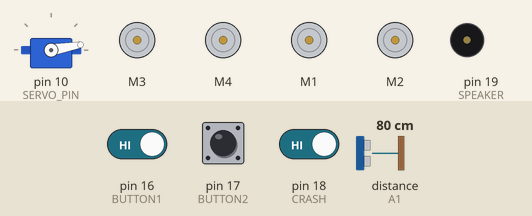
Simulated run of this sketch. Board: Arduino Uno, built with avr-gcc and run on an emulated ATmega328P. On the bench: servo, 4 × DC motor (green arrow = forward, orange = backward, longer = faster), buzzer (waves = sounding). Inputs (shaded band) come from the test bench; at power-on: pin 16 (BUTTON1) HIGH, pin 18 (CRASH) HIGH, pin 17 (BUTTON2) HIGH, distance to the obstacle (sensor on A1) 80 cm. The echo pulse lasts 58.3 µs per cm; random numbers use the default seed unless the sketch sets one.

Above: at 11.8 s.
11.9 s: pin 16 (BUTTON1) driven LOW and pin 18 (CRASH) driven LOW
At 14.6 s:
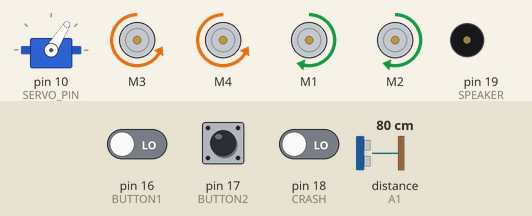
17.4 s: pin 18 (CRASH) driven HIGH
At 20.5 s:
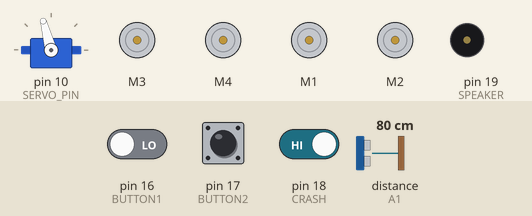
26.7 s: pin 18 (CRASH) driven LOW
30.2 s: pin 16 (BUTTON1) driven HIGH
At 35.1 s:
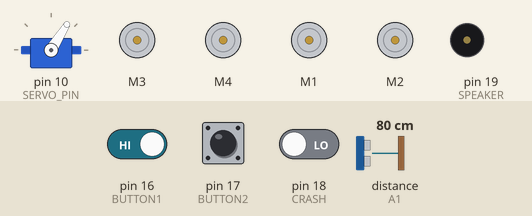
Timing chart, 0 to 57.3 s (numbered marks = the images above; inputs shaded):
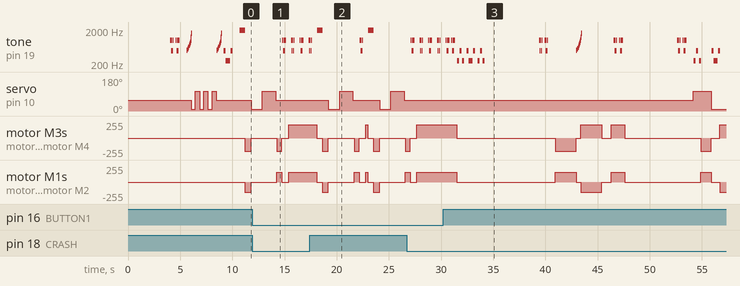

The sketch:

OARobot.ino
```cpp
// INCLUDES ___________________________________________________________________________________________
#include <AFMotor.h>      //add Adafruit Motor Shield library
#include <Servo.h>        //add Servo Motor library
#include <NewPing.h>      //add Ultrasonic sensor library

// PORTS ______________________________________________________________________________________________
#define TRIG_PIN A0 // Pin A0 on the Motor Drive Shield soldered to the ultrasonic sensor
#define ECHO_PIN A1 // Pin A1 on the Motor Drive Shield soldered to the ultrasonic sensor

// GLOBAL VARIABLES ___________________________________________________________________________________
#define MAX_DISTANCE 300 // sets maximum useable sensor measuring distance to 300cm
#define SPEED_R 150 // sets speed of DC traction motors to 150/250 or about 70% of full speed - to get power drain down.
#define SPEED_L 200
#define COLL_DIST 40 // sets distance at which robot stops and reverses to 30cm
#define TURN_DIST COLL_DIST+20 // sets distance at which robot veers away from object
#define BUTTON1 16
#define BUTTON2 17
#define CRASH 18
#define SPEAKER 19
#define SERVO_MIDDLE 58
#define SERVO_RIGHT 10
#define SERVO_LEFT 105
#define SERVO_PIN 10

NewPing sonar(TRIG_PIN, ECHO_PIN, MAX_DISTANCE); // sets up sensor library to use the correct pins to measure distance.

AF_DCMotor leftMotor(3, MOTOR12_1KHZ); // create motor #1 using M1 output on Motor Drive Shield, set to 1kHz PWM frequency
AF_DCMotor leftMotor2(4, MOTOR34_1KHZ); // create motor #1 using M1 output on Motor Drive Shield, set to 1kHz PWM frequency
AF_DCMotor rightMotor(1, MOTOR12_1KHZ);// create motor #3, using M2 output, set to 1kHz PWM frequency
AF_DCMotor rightMotor2(2, MOTOR34_1KHZ);// create motor #3, using M2 output, set to 1kHz PWM frequency
Servo myservo;  // create servo object to control a servo

int leftDistance, rightDistance; //distances on either side
int curDist = 0;
bool button1pressed = false;
bool button2pressed = false;

// SETUP ______________________________________________________________________________________________
void setup() {
  myservo.write(SERVO_MIDDLE); // tells the servo to position at 90-degrees ie. facing forward.
  myservo.attach(SERVO_PIN);  // attaches the servo on pin 10 (SERVO_1 on the Motor Drive Shield to the servo object

  pinMode(BUTTON1, INPUT_PULLUP);
  pinMode(BUTTON2, INPUT_PULLUP);
  pinMode(CRASH, INPUT_PULLUP);
  pinMode(SPEAKER, OUTPUT);

  stay();
}

// MAIN LOOP __________________________________________________________________________________________
void loop() {
  if (digitalRead(CRASH)) {
    moveStop();
    sound(-2);
    driveBackAndChangePath();
  }
  checkButtons();
  if (button1pressed && !digitalRead(CRASH)) {
    stay();
  }
  myservo.write(SERVO_MIDDLE);
  delay(20);
  curDist = readPing();   // read distance
  if (curDist < COLL_DIST) {
    changePath(); // if forward is blocked change direction
  }
  moveForward();  // move forward
  delay(200);
}
```

a_standardMethods.ino
```cpp
//-------------------------------------------------------------------------------------------------------------------------------------
void changePath() {
  moveStop();   // stop forward movement
  myservo.write(SERVO_RIGHT);  // check distance to the right
  delay(500);
  rightDistance = readPing(); //set right distance
  delay(500);
  myservo.write(SERVO_LEFT);  // check distace to the left
  delay(700);
  leftDistance = readPing(); //set left distance
  delay(500);
  myservo.write(SERVO_MIDDLE); //return to center
  delay(100);
  compareDistance();
}

//-------------------------------------------------------------------------------------------------------------------------------------
void compareDistance()   // find the longest distance
{
  if (leftDistance > rightDistance) //if left is less obstructed
  {
    turnLeft();
  }
  else if (rightDistance > leftDistance) //if right is less obstructed
  {
    turnRight();
  }
  else //if they are equally obstructed
  {
    turnAround();
  }
}

//-------------------------------------------------------------------------------------------------------------------------------------
void checkButtons(void) {
  if (digitalRead(BUTTON1)) {
    button1pressed = true;
    sound(-1);
    delay(200);
  }
  if (digitalRead(BUTTON2)) {
    button2pressed = true;
    sound(-1);
    delay(200);
  }
}

//-------------------------------------------------------------------------------------------------------------------------------------
void resetButtons(void) {
  button1pressed = false;
  button2pressed = false;
}

//-------------------------------------------------------------------------------------------------------------------------------------
```

b_movementMethods.ino
```cpp
//-------------------------------------------------------------------------------------------------------------------------------------
void moveStop() {
  leftMotor.run(RELEASE); // stop the motors.
  leftMotor2.run(RELEASE);
  rightMotor.run(RELEASE);
  rightMotor2.run(RELEASE);
}
//-------------------------------------------------------------------------------------------------------------------------------------
void moveForward() {
  leftMotor.run(FORWARD);      // turn it on going forward
  leftMotor2.run(FORWARD);
  rightMotor.run(FORWARD);     // turn it on going forward
  rightMotor2.run(FORWARD);
  leftMotor.setSpeed(SPEED_L);
  leftMotor2.setSpeed(SPEED_L);
  rightMotor.setSpeed(SPEED_R);
  rightMotor2.setSpeed(SPEED_R);
}
//-------------------------------------------------------------------------------------------------------------------------------------
void moveBackward() {
  leftMotor.run(BACKWARD);
  leftMotor2.run(BACKWARD);
  rightMotor.run(BACKWARD);
  rightMotor2.run(BACKWARD);
  leftMotor.setSpeed(SPEED_L);
  leftMotor2.setSpeed(SPEED_L);
  rightMotor.setSpeed(SPEED_R);
  rightMotor2.setSpeed(SPEED_R);
}
//-------------------------------------------------------------------------------------------------------------------------------------
void turnRight() {
  rightMotor.setSpeed(SPEED_R);
  rightMotor.run(BACKWARD);
  rightMotor2.setSpeed(SPEED_R);
  rightMotor2.run(BACKWARD);
  leftMotor.setSpeed(SPEED_L);
  leftMotor.run(FORWARD);
  leftMotor2.setSpeed(SPEED_L);
  leftMotor2.run(FORWARD);
  delay(300);
  moveStop();
}

//-------------------------------------------------------------------------------------------------------------------------------------
void turnContinuouslyRight() {
  rightMotor.setSpeed(SPEED_R);
  rightMotor.run(BACKWARD);
  rightMotor2.setSpeed(SPEED_R);
  rightMotor2.run(BACKWARD);
  leftMotor.setSpeed(SPEED_L);
  leftMotor.run(FORWARD);
  leftMotor2.setSpeed(SPEED_L);
  leftMotor2.run(FORWARD);
}
//-------------------------------------------------------------------------------------------------------------------------------------
void turnLeft() {
  leftMotor.setSpeed(SPEED_L);
  leftMotor.run(BACKWARD);
  leftMotor2.setSpeed(SPEED_L);
  leftMotor2.run(BACKWARD);
  rightMotor.setSpeed(SPEED_R);
  rightMotor.run(FORWARD);
  rightMotor2.setSpeed(SPEED_R);
  rightMotor2.run(FORWARD);
  delay(300);
  moveStop();
}
//-------------------------------------------------------------------------------------------------------------------------------------
void turnContinuouslyLeft() {
  leftMotor.setSpeed(SPEED_L);
  leftMotor.run(BACKWARD);
  leftMotor2.setSpeed(SPEED_L);
  leftMotor2.run(BACKWARD);
  rightMotor.setSpeed(SPEED_R);
  rightMotor.run(FORWARD);
  rightMotor2.setSpeed(SPEED_R);
  rightMotor2.run(FORWARD);
}
//-------------------------------------------------------------------------------------------------------------------------------------
void turnAround() {
  leftMotor.setSpeed(SPEED_L);
  leftMotor.run(BACKWARD);
  leftMotor2.setSpeed(SPEED_L);
  leftMotor2.run(BACKWARD);
  rightMotor.setSpeed(SPEED_R);
  rightMotor.run(FORWARD);
  rightMotor2.setSpeed(SPEED_R);
  rightMotor2.run(FORWARD);
  delay(500);
  moveStop();
}

void driveBackAndChangePath() {
  moveBackward();
  delay(600);
  changePath();
}
```

c_detectionMethods.ino
```cpp
//-------------------------------------------------------------------------------------------------------------------------------------
int readPing() { // read the ultrasonic sensor distance
  delay(70);
  unsigned int uS = sonar.ping();
  int cm = uS / US_ROUNDTRIP_CM;
  return cm;
}
```

d_soundMethods.ino
```cpp
void buzzer(int duration, int pitch) {
  for (int i = 0; i < duration; i++) {
    digitalWrite(SPEAKER, HIGH);
    delayMicroseconds(pitch);
    digitalWrite(SPEAKER, LOW);
    delayMicroseconds(pitch);
  }
}

//-------------------------------------------------------------------------------------------------------------------------------------
void sound(int number) {
  if (number == -2) {
    buzzer(1000, 250);

  } else if (number == -1) {
    buzzer(100, 500);
    delay(20);
    buzzer(100, 500);
    delay(20);
    buzzer(100, 500);

  } else if (number == 0) {
    buzzer(100, 1000);
    buzzer(100, 2000);
    delay(50);
    buzzer(100, 1000);

  } else if (number == 1) {
    buzzer(50, 2000);
    delay(50);
    buzzer(100, 1000);
    delay(50);
    buzzer(50, 2000);

  } else if (number == 2) {
    for (int i = 1000; i > 250; i -= 10) {
      buzzer(5, i);
    }

  } else if (number == 3) {
    for (int i = 1000; i > 400; i -= 10) {
      buzzer(5, i);
    }
    delay(100);
    for (int i = 400; i < 1000; i += 10) {
      buzzer(5, i);
    }
  }
}

//-------------------------------------------------------------------------------------------------------------------------------------
void randomSound(int count) {
  for (int i = 0; i < count; i++) {
    int randNum = random(0, 4);
    sound(randNum);
    if (count > 1) delay(200);
  }
}
```

e_routines.ino
```cpp
void stay(void) {
  resetButtons();
  moveStop();
  while (!button1pressed) {
    int whatToDo = random(0, 4);
    int howLong = random(3, 6);

    if (whatToDo == 0) {
      int n = random(1, 4);
      randomSound(n);
    } else if (whatToDo == 1) {
      myservo.write(SERVO_LEFT);
    } else if (whatToDo == 2) {
      myservo.write(SERVO_RIGHT);
    } else if (whatToDo == 3) {
      myservo.write(SERVO_MIDDLE);
    }
    delay(howLong * 1000);
    resetButtons();
    checkButtons();
    if (button2pressed) {
      delay(500);
      randomTrick();
      delay(500);
    }
  }
  resetButtons();
}

//-------------------------------------------------------------------------------------------------------------------------------------
void doTrick(int number) {
  if (number == 0) {
    turnContinuouslyLeft();
    delay(2000);
    moveStop();
    randomSound(1);
    turnContinuouslyRight();
    delay(2000);
    moveStop();
    delay(300);
  } else if (number == 1) {
    myservo.write(SERVO_LEFT);
    randomSound(1);
    turnContinuouslyLeft();
    delay(1000);
    moveStop();
    myservo.write(SERVO_RIGHT);
    randomSound(1);
    turnContinuouslyRight();
    delay(1000);
    moveStop();
    myservo.write(SERVO_MIDDLE);
    randomSound(1);
  } else if (number == 2) {
    randomSound(1);
    for (int i = 0; i < 3; i++) {
      myservo.write(SERVO_RIGHT);
      delay(400);
      myservo.write(SERVO_LEFT);
      delay(400);
    }
    myservo.write(SERVO_MIDDLE);
    randomSound(2);
  }
}

//-------------------------------------------------------------------------------------------------------------------------------------
void randomTrick() {
  int randNum = random(0, 3);
  doTrick(randNum);
}
```

Measured:
- after the input at 17.4 s, servo on pin 10 (SERVO_PIN): 58° → 10° after 1.8 s, → 105° 1.1 s later, → 58° 1.3 s later, → 10° 2.5 s later, … (6 changes in this stretch); motor M3: forward 200/255 → stopped after 0.70 s, → backward 200/255 0.51 s later, → stopped 0.60 s later, → backward 200/255 2.5 s later, … (10 changes in this stretch)
- after the input at 30.2 s, servo on pin 10 (SERVO_PIN): 58° → 105° after 24.0 s, → 10° 1.7 s later; motor M3: forward 200/255 → stopped after 1.3 s, → backward 200/255 9.4 s later, → stopped 2.0 s later, → forward 200/255 0.47 s later, … (10 changes in this stretch)
- by itself, tone on pin 19 (SPEAKER): plays 993 Hz for 0.08 s, 492 Hz for 0.04 s, 993 Hz for 0.08 s, 492 Hz for 0.04 s, 993 Hz for 0.12 s, 993 Hz for 0.08 s … (64 notes in this stretch)
